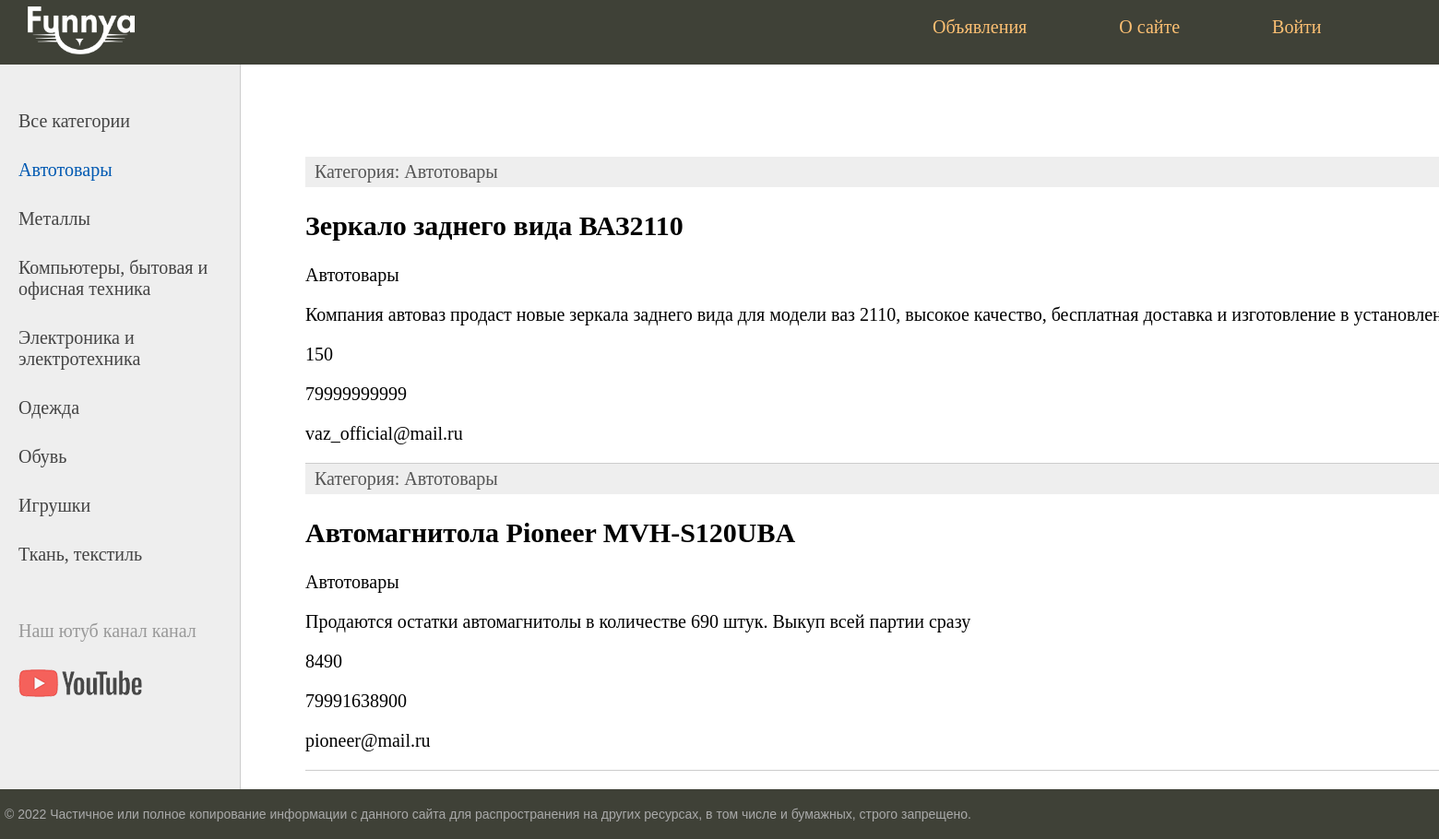
Page /category/1/ on the committed database.
### ad/models.py (models this page shows, shortened)
class Category(models.Model):
    name = models.CharField(max_length=100, db_index=True)
    def __str__(self):
        return self.name
    def get_absolute_url(self):
        return reverse('category', kwargs={'cat_id': self.pk})

class Announcement(models.Model):
    title = models.CharField(max_length=255)
    category = models.CharField(max_length=255)
    photo = models.ImageField(upload_to='photos/%Y/%m/%d/')
    description = models.TextField(max_length=255)
    cost = models.IntegerField(max_length=255)
    phone = models.IntegerField(max_length=11)
    mail = models.CharField(max_length=255)
    time_create = models.DateField(auto_now_add=True)
    time_update = models.DateField(auto_now=True)
    is_published = models.BooleanField(default=True)
    cat = models.ForeignKey('Category', on_delete=models.PROTECT,
                            null=True)

### ad/views.py (the view)
# urls.py: path('category/<int:cat_id>/', show_category, name='category')
def show_category(request, cat_id):
    posts = Announcement.objects.filter(cat_id=cat_id)
    cats = Category.objects.all()
    context = {
        'posts': posts,
        'menu': menu,
        'cats': cats,
        'title': f'Активные объявления {cats[cat_id-1]}',
        'cat_selected': cat_id,
    }
    return render(request, 'ad/index.html', context=context)

### ad/templates/ad/index.html (shortened to what this page needs)
{% extends 'ad/base.html'%}
{% block content %}
<ul class="list-articles">
	{% for p in posts %}
			<li><div class="article-panel">
	<p class="first">Категория: {{p.cat}}</p>
</div>
				<h2>{{p.title}}</h2>
                <p>{{ p.category }}</p>
		        <p>{{ p.description }}</p>
		        <p>{{ p.cost }}</p>
		        <p>{{ p.phone }}</p>
		        <p>{{ p.mail }}</p>
	{% endfor %}
</ul>
{% endblock %}

### ad/templates/ad/base.html (shortened to what this page needs)
{% load static %}
<!DOCTYPE html>
<html>
<head>
	<link type="text/css" href="{% static 'ad/css/styles.css' %}" rel="stylesheet" />
</head>
<body>
<table class="table-page" border=0 cellpadding="0" cellspacing="0">
<tr><td valign=top>
{% block mainmenu %}
		<div class="header">
			<a href="{% url 'home' %}"><img class="logo" src="{% static 'ad/images/logo.png' %}"></img></a>
			<ul id="mainmenu" class="mainmenu">
{% for m in menu %}
	{% if not forloop.last %}
			<li><a href="{% url m.url_name %}">{{m.title}}</a></li>
	{% else %}
			<li class="last"><a href="{% url m.url_name %}">{{m.title}}</a></li>
	{% endif %}
{% endfor %}
			</ul>
			<div class="clear"></div>
		</div>
{% endblock mainmenu %}
<table class="table-content" border=0 cellpadding="0" cellspacing="0">
<tr>
	<td valign="top" class="left-chapters">
	<ul id="leftchapters">
{% if cat_selected == 0 %}
		<li class="selected">Все категории</li>
{% else %}
		<li><a href="{% url 'announcement' %}">Все категории</a></li>
{% endif %}
{% for c in cats%}
	{% if c.pk == cat_selected %}
		<li class="selected">{{c.name}}</li>
	{% else %}
		<li><a href="{{ c.get_absolute_url }}">{{c.name}}</a></li>
	{% endif %}
{% endfor %}
		<li class="share">
		<p>Наш ютуб канал канал</p>
		<a class="share-yt" href="https://www.youtube.com/watch?v=dQw4w9WgXcQ" target="_blank" rel="nofollow"></a>
		</li>
	</ul>
</td>
<td valign="top" class="content">
	<div class="content-text">
{% block content %}
{% endblock %}
	</div>
</td></tr></table>
</td></tr>
<tr><td valign=top>
	<div id="footer">
		<p>&copy; 2022 Частичное или полное копирование информации с данного сайта для распространения на других ресурсах, в том числе и бумажных, строго запрещено.</p>
	</div>
</td></tr></table>
</body>
</html>

### ad/static/ad/css/styles.css (style rules this page uses)
html, body { font-family: 'Monserat'; margin: 0; padding: 0; height: 100%; width: 100%; color: #444; }
a { color: #0059b2; text-decoration: none; }
img { max-width: 600px; height: auto; }
div.article-panel { background: #eee; padding: 5px 10px 5px 10px; box-sizing: border-box; overflow: hidden; color: #555; }
div.article-panel p.first { margin: 0; float: left; }
ul.list-articles { list-style: none; margin: 0; padding: 0; }
ul.list-articles li { border-bottom: 1px solid #ccc; }
.table-page { width: 100%; height: 100%; vertical-align: top; }
.table-page tr { height: 100%; }
.clear { clear: both; }
.header { background: #3F4137; height: 70px; display: grid; grid-template-columns: 951px 951px; }
.header a { color: #0059b2; text-decoration: none; margin-left: 30px; }
.logo { width: 116px; height: 52px; filter: invert(1); margin-top: 7px; }
ul.mainmenu { list-style: none; margin: 0; padding: 0; height: 60px; color: #fdc073; font-size: 20px; overflow: hidden; }
ul.mainmenu li { float: left; margin: 18px 40px 0 30px; }
ul.mainmenu li a { color: #fdc073; text-decoration: none; }
.table-content { width: 100%; min-height: 100%; height: 100%; }
.left-chapters { margin: 0; background: #eee; border-right: 1px solid #ccc; min-height: 100%; }
.left-chapters ul { width: 230px; min-height: 100%; margin: 0; padding: 20px 10px 10px 20px; list-style: none; font-size: 20px; }
.left-chapters ul li { margin: 30px 0 0 0; color: #999; }
.left-chapters ul li.selected { color: #0059b2; }
.left-chapters ul li a { color: #444; text-decoration: none; }
.left-chapters ul li.share { margin: 60px 0 0 0; }
.left-chapters ul li.share p { margin: 30px 0 30px 0; }
.left-chapters ul li.share a { display: inline-block; width: 40px; height: 40px; margin: 0 20px 0 0; }
.left-chapters ul li.share a.share-yt { width: 100%; height: 30px; background: url('../images/share_yt.png') no-repeat 0 0 }
.content { padding: 40px 20px 20px 40px; width: 100%; box-sizing: border-box; }
.content-text { margin: 60px 0 0 30px; color: #000; font-size: 20px; font-family: Yandex Sans Display Light; }
#footer { box-sizing: border-box; background: #3F4137; padding: 5px; color: #aaa; font-size: 14px; font-family: Verdana, Geneva, Arial, Helvetica; text-align: left; overflow: hidden; }

### rows in the picture
Category: name "Автотовары"
Category: name "Металлы"
Category: name "Компьютеры, бытовая и офисная техника"
Category: name "Электроника и электротехника"
Category: name "Одежда"
Category: name "Обувь"
Category: name "Игрушки"
Category: name "Ткань, текстиль"
Announcement: cat "Автотовары", title "Зеркало заднего вида ВАЗ2110", category "Автотовары", description "Компания автоваз продаст новые зеркала заднего вида для модели ваз 2110, высокое качество, бесплатная доставка и изготовление в…", cost "150", phone "79999999999", mail "vaz_official@mail.ru"
Announcement: cat "Автотовары", title "Автомагнитола Pioneer MVH-S120UBA", category "Автотовары", description "Продаются остатки автомагнитолы в количестве 690 штук. Выкуп всей партии сразу", cost "8490", phone "79991638900", mail "pioneer@mail.ru"

### other values in the picture
{{ m.title }} "Объявления" "О сайте" "Войти"
